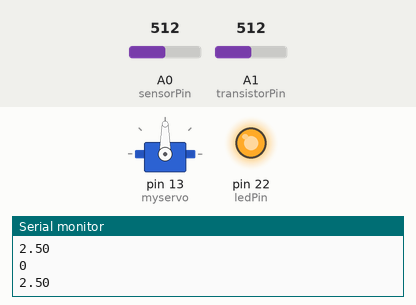
Bench run of a sketch on a simulated Arduino Mega 2560, built with avr-gcc and run on an emulated ATmega2560. Parts: servo, output pins drawn as LEDs (lit = HIGH), the last lines printed to the serial monitor. Inputs (shaded band) come from the test bench; at power-on: A0 (sensorPin) = 512, A1 (transistorPin) = 512.

Above: at 1.2 s.
1.3 s: A0 (sensorPin) set to 425
2.8 s: A0 (sensorPin) set to 402
At 3.7 s:
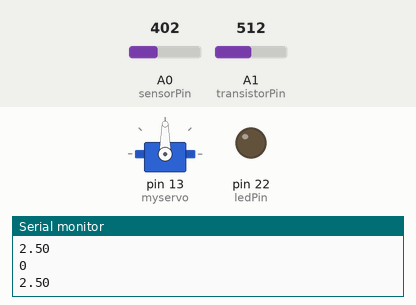
4.3 s: A0 (sensorPin) set to 511
At 4.8 s:
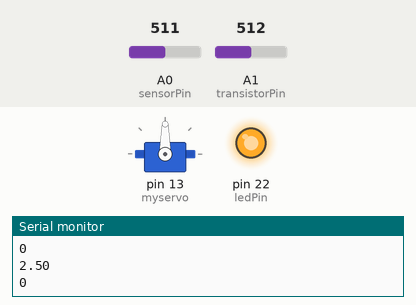
5.8 s: A0 (sensorPin) set to 306
At 7.0 s:
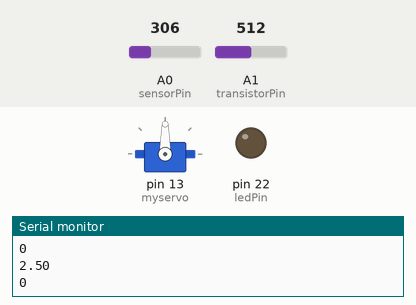
Timing chart, 0 to 8.3 s (numbered marks = the images above; inputs shaded):
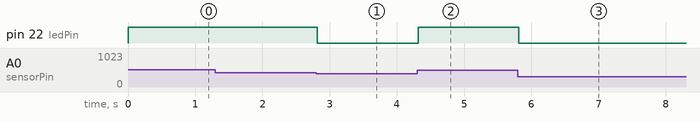

The sketch:

sketch_sep18a.ino
```cpp
#include <Servo.h>

Servo myservo;

int sensorPin = A0; // select the input pin for the potentiometer
int transistorPin = A1;
int potPin = 13;
int ledPin = 22; // select the pin for the LED
int potAngle = 0;
int angle = 0;
boolean servoShouldRun = true;


int sensorValue = 0;  // variable to store the value coming from the sensor
int transistorValue = 0;

void setup() {
  Serial.begin(9600);

  // declare the ledPin as an OUTPUT:
  pinMode(ledPin, OUTPUT);
  myservo.attach(13);

 }

void loop() {
  if(angle==180){
    angle = 0;
  }
  angle++;

  // read the value from the sensor:
  sensorValue = analogRead(sensorPin);
  //Serial.println(sensorValue);

  // Convert the analog reading (which goes from 0 - 1023) to a voltage (0 - 5V):
  // resister value: 3.3K ohms
  float voltage = sensorValue * (5.0 / 1023.0);

  transistorValue = analogRead(transistorPin);
  float transistorVoltage = transistorValue * (5.0 / 1023.0);
  Serial.println(transistorVoltage);
  Serial.println(servoShouldRun);

  if(servoShouldRun && transistorVoltage<=2){
    myservo.write(angle);
    delay(15);
  }else{
      servoShouldRun = false;
  }

  potAngle = map(sensorValue, 0, 1023, 0, 179);

  // turn the ledPin on
  if(voltage > 2){
    digitalWrite(ledPin, HIGH);
  }else{
    //turn the ledPin off:
    digitalWrite(ledPin, LOW);
  }
}
```

Measured:
- the behaviour switches between 410 and 409 on A0 (sensorPin) (found by bisection; images 0 and 1)
- after the input at 2.8 s, pin 22 (ledPin): HIGH → LOW at once
- after the input at 4.3 s, pin 22 (ledPin): LOW → HIGH at once
- after the input at 5.8 s, pin 22 (ledPin): HIGH → LOW at once
